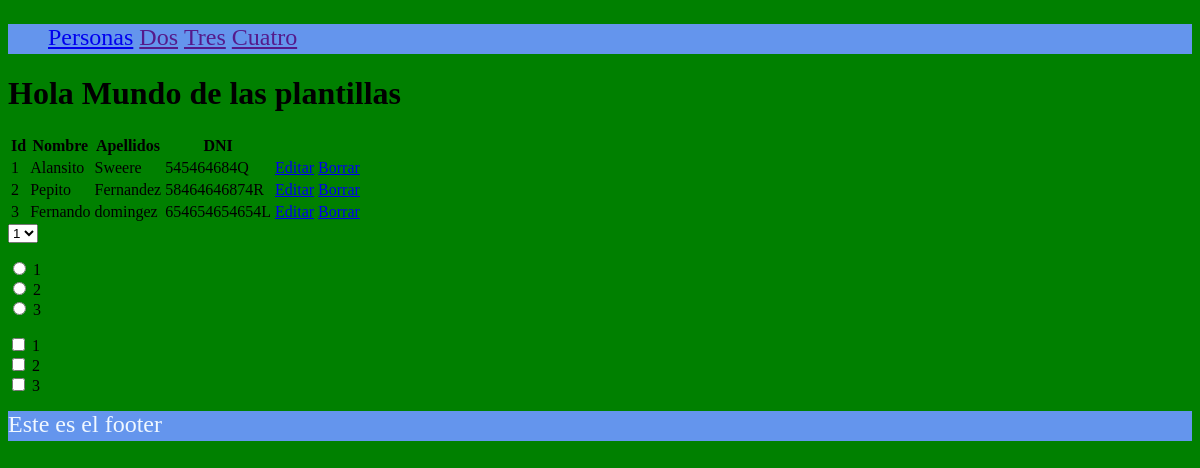
The page / on the database its author committed.
### tables this page shows
CREATE TABLE persona(
            id integer primary key autoincrement,
            nombre text,
            apellidos text,
            dni text, id_ocupation INTEGER);

### app.py (the view)
@route('/')
@jinja2_view('home.html')
def hola():
    cnx = sqlite3.connect(BASE_DATOS)
    consulta = "select id,nombre,apellidos,dni from persona"
    cursor = cnx.execute(consulta)
    filas = cursor.fetchall()#obtener todas fila para procesarla, trae todas las filas
    cnx.close()#cerrar siempre la consulta
    return {"datos": filas}

### templates/base.html (shortened to what this page needs)
<!DOCTYPE html>
<html lang="en">
<head>
    <link rel="stylesheet" href="/static/estilos.css">
</head>
<body>
    {%include 'inc_header.html'%}
    {%block content%}{%endblock%}
    {%include 'inc_footer.html'%}
</body>
</html>

### templates/home.html (shortened to what this page needs)
{%extends 'base.html'%}
{%block content%}
    <h1>Hola Mundo de las plantillas</h1>
    <table>
        <tr>
            <th>Id</th>           <th>Nombre</th>        <th>Apellidos</th>         <th>DNI</th>
        </tr>
        {% for fila in datos%}
        <tr>
            <td>{{fila[0]}}</td>   <td>{{fila[1]}}</td>    <td>{{fila[2]}}</td>  <td>{{fila[3]}}</td> <td><a href="/editar/{{fila[0]}}">Editar</a></td>
            <td><a href="/delete/{{fila[0]}}">Borrar</a></td>
        </tr>
        {%endfor%}
    </table>
    <select name="" id="">
        {% for fila in datos%}
            <option value="{{fila[1]}}" {%if fila[1] == 3%} selected='true'{%endif%}>{{fila[0]}}</option>
        {%endfor%}
    </select>
    <p>
    {% for fila in datos%}
    <input type="radio" id="dato{{fila[1]}}" name="num" value="{{fila[0]}}">
    <label for="dato{{fila[1]}}">{{fila[0]}}</label><br>
    {%endfor%}
    </p>
    <p>
        {% for fila in datos%}
        <input type="checkbox" name="persona{{fila[1]}}" value="{{fila[1]}}">
        <label for="persona{{fila[1]}}">{{fila[0]}}</label><br>
        {%endfor%}
    </p>
{%endblock%}

### templates/inc_header.html
<header>
    <nav>
        <ul>
            <li><a href="/editar">Personas</a></li>
            <li><a href="">Dos</a></li>
            <li><a href="">Tres</a></li>
            <li><a href="">Cuatro</a></li>
        </ul>
    </nav>
</header>

### templates/inc_footer.html
<footer>Este es el footer</footer>

### rows shown on the page
persona: id "1", nombre "Alansito", apellidos "Sweere", dni "545464684Q"
persona: id "2", nombre "Pepito", apellidos "Fernandez", dni "58464646874R"
persona: id "3", nombre "Fernando", apellidos "domingez", dni "654654654654L"

### other values the page prints
form field value "1"
